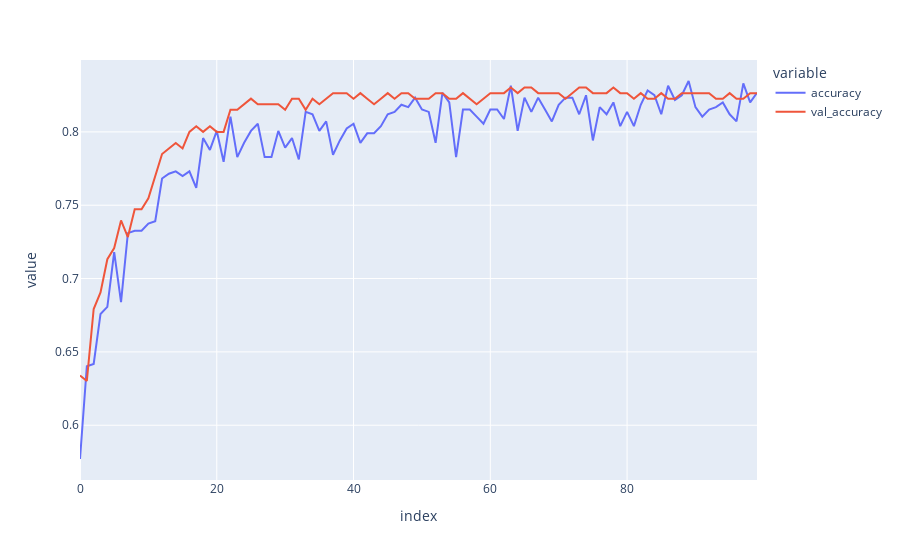

Write notebook code for a chart like this one.
### Code cell
import plotly.express as px
fig = px.line({'accuracy': history.history['accuracy'], 'val_accuracy': history.history['val_accuracy']})
fig.show()
